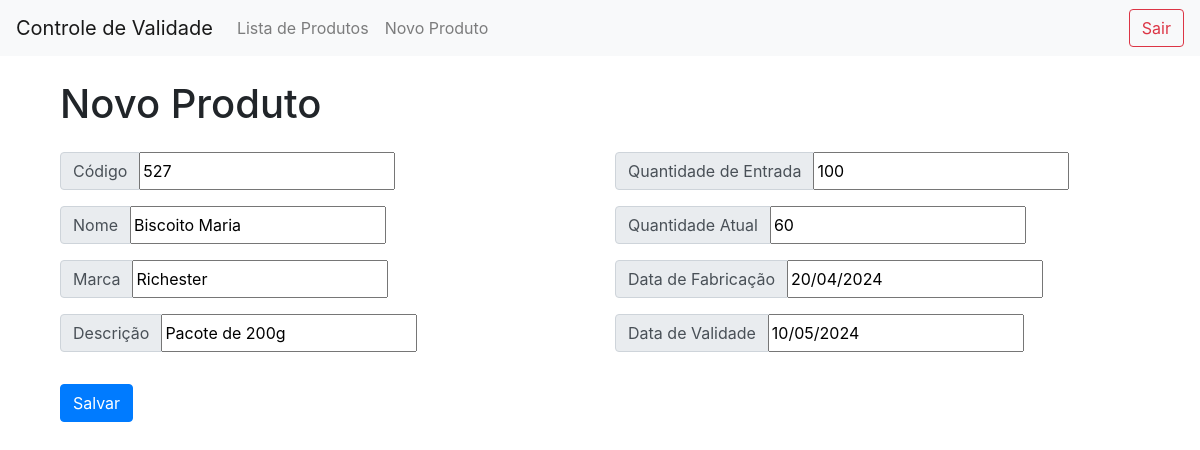
The page /edita/8/ (signed in) on the database its author committed.
### validade/models.py (models this page shows, shortened)
class Produto(models.Model):
    codigo = models.IntegerField(verbose_name='Código')
    nome = models.CharField(max_length=255)
    marca = models.CharField(max_length=255)
    descricao = models.CharField(max_length=255, verbose_name='Descrição')
    qtd_entrada = models.IntegerField(verbose_name='Quantidade Entrada')
    qtd_atual = models.IntegerField(verbose_name='Quantidade Atual')
    data_fabricacao = models.DateField(verbose_name='Data Fabricação')
    data_validade = models.DateField(verbose_name='Data Validade')

### validade/views.py (the view)
# urls.py: path('edita/<int:pk>/', EditaProdutoView.as_view(), name='edita_produto'),
class EditaProdutoView(LoginRequiredMixin, UpdateView):
    model = Produto
    form_class = ProdutoForm
    template_name = 'edita_produto.html'
    success_url = reverse_lazy('lista_produto')
    context_object_name = 'produtos'
    login_url = '/login/'  # Redirecionamento para a página de login caso o usuário não esteja autenticado

### validade/forms.py
class ProdutoForm(forms.ModelForm):
    class Meta:
        model = Produto
        fields = '__all__'

### validade/templates/edita_produto.html (shortened to what this page needs)
{% extends 'base.html' %}
{% block content %}
    <div class="container">
        <h1 class="mt-4">Novo Produto</h1>
        <form class="mt-4" method="post">
            <div class="row">
                <div class="col-xs-12 col-sm-6 col-md-6">
                    <div class="form-group">
                        <div class="input-group">
                            <div class="input-group-prepend">
                                <span class="input-group-text">Código</span>
                            </div>
                            {{ form.codigo }}
                        </div>
                    </div>
                    <div class="form-group">
                        <div class="input-group">
                            <div class="input-group-prepend">
                                <span class="input-group-text">Nome</span>
                            </div>
                            {{ form.nome }}
                        </div>
                    </div>
                    <div class="form-group">
                        <div class="input-group">
                            <div class="input-group-prepend">
                                <span class="input-group-text">Marca</span>
                            </div>
                            {{ form.marca }}
                        </div>
                    </div>
                    <div class="form-group">
                        <div class="input-group">
                            <div class="input-group-prepend">
                                <span class="input-group-text">Descrição</span>
                            </div>
                            {{ form.descricao }}
                        </div>
                    </div>
                </div>
                <div class="col-xs-12 col-sm-6 col-md-6">
                    <div class="form-group">
                        <div class="input-group">
                            <div class="input-group-prepend">
                                <span class="input-group-text">Quantidade de Entrada</span>
                            </div>
                            {{ form.qtd_entrada }}
                        </div>
                    </div>
                    <div class="form-group">
                        <div class="input-group">
                            <div class="input-group-prepend">
                                <span class="input-group-text">Quantidade Atual</span>
                            </div>
                            {{ form.qtd_atual }}
                        </div>
                    </div>
                    <div class="form-group">
                        <div class="input-group">
                            <div class="input-group-prepend">
                                <span class="input-group-text">Data de Fabricação</span>
                            </div>
                            {{ form.data_fabricacao }}
                        </div>
                    </div>
                    <div class="form-group">
                        <div class="input-group">
                            <div class="input-group-prepend">
                                <span class="input-group-text">Data de Validade</span>
                            </div>
                            {{ form.data_validade }}
                        </div>
                    </div>
                </div>
            </div>
            <button type="submit" class="btn btn-primary mt-3">Salvar</button>
        </form>
    </div>
{% endblock %}

### rows shown on the page
Produto: codigo "527", nome "Biscoito Maria", marca "Richester", descricao "Pacote de 200g", qtd_entrada "100", qtd_atual "60", data_fabricacao "20/04/2024", data_validade "10/05/2024"
